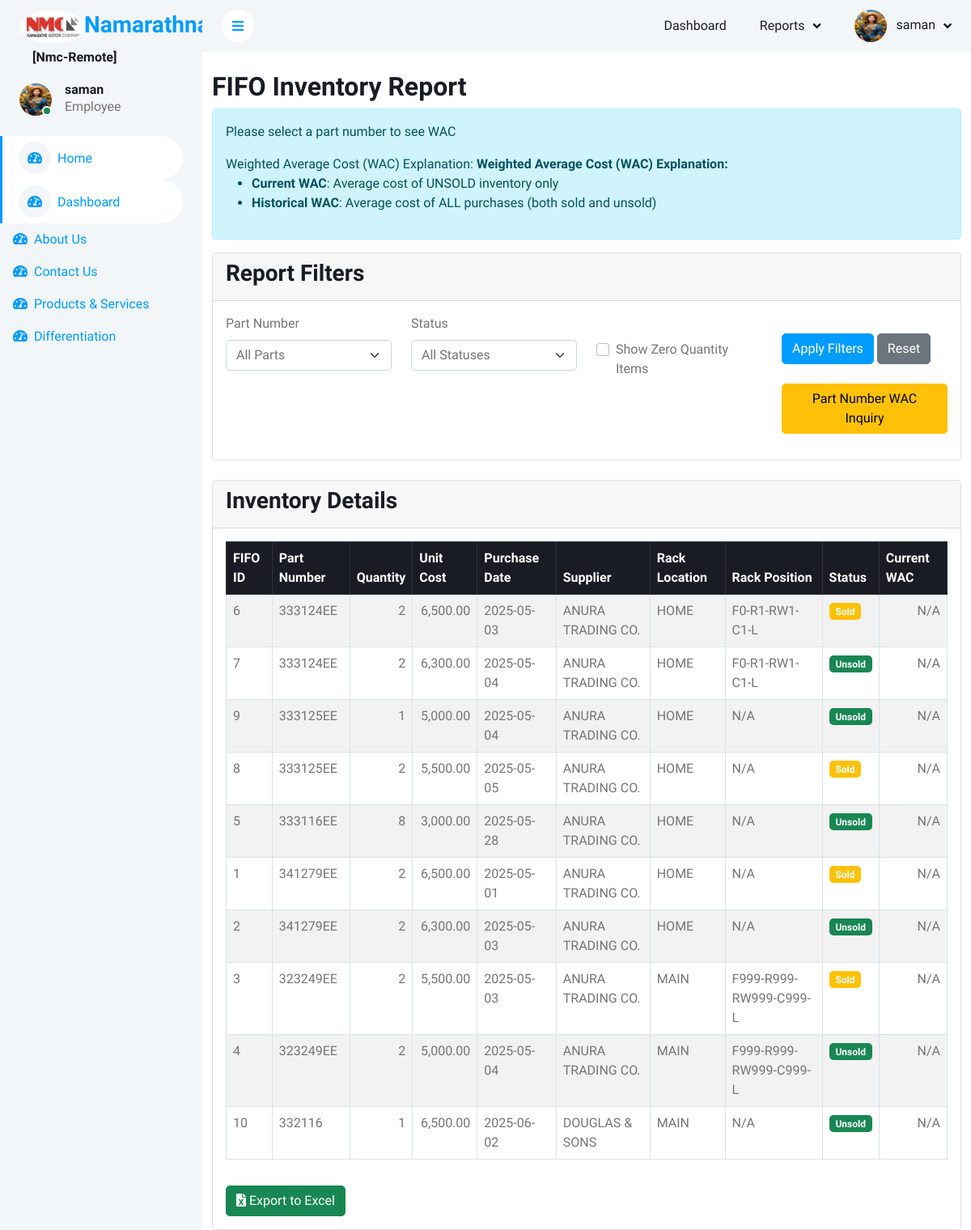
Page /fifo_inventory_report.php (signed in) on the committed database.
### tables this page shows
CREATE TABLE `fifo_queue1` (
  `id` int(11) NOT NULL,
  `item_data` varchar(255) NOT NULL,
  `created_at` timestamp NOT NULL DEFAULT current_timestamp(),
  `is_processed` tinyint(1) DEFAULT 0,
  `position` int(11) DEFAULT 0,
  `part_id` int(11) NOT NULL,
  `supplier_id` int(11) NOT NULL,
  `rack_id` int(11) DEFAULT NULL,
  `quantity` int(11) NOT NULL,
  `cost` decimal(10,2) NOT NULL,
  `purchase_date` datetime NOT NULL
);

CREATE TABLE `stocks` (
  `id` int(11) NOT NULL,
  `location_id` int(11) NOT NULL,
  `part_number` varchar(50) NOT NULL,
  `description` varchar(255) DEFAULT NULL,
  `image` varchar(255) DEFAULT NULL,
  `category_id` int(11) DEFAULT NULL,
  `cost` decimal(10,2) DEFAULT 0.00,
  `selling_price` decimal(10,2) DEFAULT 0.00,
  `stock_quantity` int(11) DEFAULT 0,
  `supplier_id` int(11) DEFAULT NULL,
  `model_id` int(11) DEFAULT NULL,
  `created_at` timestamp NOT NULL DEFAULT current_timestamp(),
  `flag` enum('active','inactive') NOT NULL DEFAULT 'active',
  `brand_id` int(11) DEFAULT NULL,
  `type_id` int(11) NOT NULL DEFAULT 3,
  `pricelistpage` int(11) NOT NULL,
  `oem_number` varchar(25) NOT NULL,
  `fifo_queue_id` int(11) DEFAULT NULL,
  `rack_id` int(11) DEFAULT 5 COMMENT 'Reference to rack location',
  `alert_threshold` int(11) DEFAULT 5 COMMENT 'Minimum quantity before alert is triggered',
  `last_alert_date` datetime DEFAULT NULL COMMENT 'Date when last low stock alert was sent'
);

CREATE TABLE `suppliers` (
  `id` int(11) NOT NULL,
  `supplier_name` varchar(100) NOT NULL,
  `contact_info` varchar(255) DEFAULT NULL,
  `flag` enum('active','inactive') NOT NULL DEFAULT 'active'
);

CREATE TABLE `locations` (
  `id` int(11) NOT NULL,
  `location_name` varchar(100) NOT NULL,
  `address` varchar(255) DEFAULT NULL,
  `city` varchar(100) DEFAULT NULL,
  `state` varchar(100) DEFAULT NULL,
  `country` varchar(100) DEFAULT NULL,
  `flag` enum('active','inactive') NOT NULL DEFAULT 'active',
  `created_at` timestamp NOT NULL DEFAULT current_timestamp(),
  `updated_at` timestamp NOT NULL DEFAULT current_timestamp() ON UPDATE current_timestamp()
);

CREATE TABLE `racks` (
  `id` int(11) NOT NULL,
  `location_id` int(11) DEFAULT NULL,
  `floor` int(11) NOT NULL COMMENT '0, 1, 2 etc.',
  `rack_number` int(11) NOT NULL COMMENT '1, 2 etc.',
  `row_number` int(11) NOT NULL COMMENT '1, 2 etc.',
  `column_number` int(11) NOT NULL COMMENT '1, 2 etc.',
  `side` enum('left','right','middle','top','bottom') NOT NULL,
  `description` varchar(255) DEFAULT NULL,
  `created_at` timestamp NOT NULL DEFAULT current_timestamp(),
  `updated_at` timestamp NOT NULL DEFAULT current_timestamp() ON UPDATE current_timestamp(),
  `location_code` varchar(50) DEFAULT NULL,
  `status` enum('active','inactive') NOT NULL DEFAULT 'active'
);

### fifo_inventory_report.php (the view, shortened to what this page needs)
<?php
include('header.php');
$show_zero_qty = $_GET['show_zero_qty'] ?? 0;
$status_filter = $_GET['status'] ?? 'all';
try {
    $query = "SELECT
                fq.id AS fifo_id,
                fq.part_id,
                s.part_number,
                fq.quantity,
                fq.cost,
                fq.purchase_date,
                fq.is_processed,
                sup.supplier_name,
                fq.supplier_id,
                rr.location_code AS rack_position,
                l.location_name,
                s.location_id,
                s.rack_id
                -- r.location_code
              FROM fifo_queue1 fq
              LEFT JOIN stocks s ON fq.part_id = s.id
              LEFT JOIN suppliers sup ON fq.supplier_id = sup.id
              -- LEFT JOIN racks r ON fq.rack_id = r.id
              LEFT JOIN locations l ON s.location_id = l.id
        LEFT JOIN racks rr ON s.rack_id = rr.id
              WHERE 1=1";
    $params = [];
    if (!$show_zero_qty) {
        $query .= " AND fq.quantity > 0";
    }
    $query .= " ORDER BY fq.part_id, fq.purchase_date ASC";
    $stmt = $conn->prepare($query);
    $stmt->execute($params);
    $inventory = $stmt->fetchAll(PDO::FETCH_ASSOC);
    $averages = [];
} catch (PDOException $e) {
    die("Error generating report: " . $e->getMessage());
}
?>
<div class="container mt-4">
    <h2>FIFO Inventory Report</h2>
    <div class="alert alert-info">
        <p>Please select a part number to see WAC</p>
        Weighted Average Cost (WAC) Explanation:
        <strong>Weighted Average Cost (WAC) Explanation:</strong>
            <ul>
                <li><b>Current WAC</b>: Average cost of UNSOLD inventory only</li>
                <li><b>Historical WAC</b>: Average cost of ALL purchases (both sold and unsold)</li>
            </ul>
    </div>
    <div class="card mb-4">
        <div class="card-header">
            <h3>Report Filters</h3>
        </div>
        <div class="card-body">
            <form method="get" class="row">
                <div class="col-md-3 mb-3">
                    <label class="form-label">Part Number</label>
                    <select name="part_id" class="form-select">
                        <option value="">All Parts</option>
                    </select>
                </div>
                <div class="col-md-3 mb-3">
                    <label class="form-label">Status</label>
                    <select name="status" class="form-select">
                        <option value="all" <?= $status_filter == 'all' ? 'selected' : '' ?>>All Statuses</option>
                    </select>
                </div>
                <div class="col-md-3 mb-3">
                    <div class="form-check mt-4 pt-2">
                        <input class="form-check-input" type="checkbox" name="show_zero_qty" id="show_zero_qty" value="1" <?= $show_zero_qty ? 'checked' : '' ?>>
                        <label class="form-check-label" for="show_zero_qty">
                            Show Zero Quantity Items
                        </label>
                    </div>
                </div>
                <div class="col-md-3 mb-3">
                    <button type="submit" class="btn btn-primary mt-4">Apply Filters</button>
                    <a href="fifo_inventory_report.php" class="btn btn-secondary mt-4">Reset</a>
                    <a href="fifo_part_number_wac_Inquiry.php" class="btn btn-warning mt-4">Part Number WAC Inquiry</a>
                </div>
            </form>
        </div>
    </div>
    <div class="card">
        <div class="card-header">
            <h3>Inventory Details</h3>
        </div>
        <div class="card-body">
            <div class="table-responsive">
                <table class="table table-striped table-bordered">
                    <thead class="table-dark">
                        <tr>
                            <th>FIFO ID</th>
                            <th>Part Number</th>
                            <th>Quantity</th>
                            <th>Unit Cost</th>
                            <th>Purchase Date</th>
                            <th>Supplier</th>
                            <th>Rack Location</th>
                            <th>Rack Position</th>
                            <th>Status</th>
                            <th>Current WAC</th>
                        </tr>
                    </thead>
                    <tbody>
                        <?php if (empty($inventory)): ?>
                            <tr>
                                <td colspan="11" class="text-center">No inventory items found matching your criteria</td>
                            </tr>
                        <?php else: ?>
                            <?php foreach ($inventory as $item): ?>
                                <tr>
                                    <td><?= $item['fifo_id'] ?></td>
                                    <td><?= htmlspecialchars($item['part_number']) ?></td>
                                    <td class="text-end"><?= number_format($item['quantity']) ?></td>
                                    <td class="text-end"><?= number_format($item['cost'], 2) ?></td>
                                    <td><?= date('Y-m-d', strtotime($item['purchase_date'])) ?></td>
                                    <td><?= htmlspecialchars($item['supplier_name'] ?? 'N/A') ?></td>
                                    <td><?= htmlspecialchars($item['location_name'] ?? 'N/A') ?></td>
                                    <td><?= $item['rack_position'] ?? 'N/A' ?></td>
                                    <td>
                                        <span class="badge bg-<?= $item['is_processed'] ? 'warning' : 'success' ?>">
                                            <?= $item['is_processed'] ? 'Sold' : 'Unsold' ?>
                                        </span>
                                    </td>
                                    <td class="text-end"><?= isset($averages['current']['current_wac']) ? number_format($averages['current']['current_wac'], 2) : 'N/A' ?></td>
                                </tr>
                            <?php endforeach; ?>
                        <?php endif; ?>
                    </tbody>
                </table>
            </div>
            <div class="mt-3">
                <a href="export_fifo_report.php?<?= http_build_query($_GET) ?>" class="btn btn-success">
                    <i class="fas fa-file-excel"></i> Export to Excel
                </a>
            </div>
        </div>
    </div>
</div>
<?php include('footer.php'); ?>

### css/style.css (style rules this page uses)
:root { --primary: #009CFF; --light: #F3F6F9; --dark: #191C24; }
.btn { transition: .5s; }
.btn.btn-primary { color: #FFFFFF; }

### rows in the picture
fifo_queue1: id "6", stocks.part_number "333124EE", quantity "2", cost "6,500.00", purchase_date "2025-05-03", supplier.supplier_name "ANURA TRADING CO.", locations.location_name "HOME", racks.location_code "F0-R1-RW1-C1-L", is_processed "Sold"
fifo_queue1: id "7", stocks.part_number "333124EE", quantity "2", cost "6,300.00", purchase_date "2025-05-04", supplier.supplier_name "ANURA TRADING CO.", locations.location_name "HOME", racks.location_code "F0-R1-RW1-C1-L", is_processed "Unsold"
fifo_queue1: id "9", stocks.part_number "333125EE", quantity "1", cost "5,000.00", purchase_date "2025-05-04", supplier.supplier_name "ANURA TRADING CO.", locations.location_name "HOME", rack_position "N/A", is_processed "Unsold"
fifo_queue1: id "8", stocks.part_number "333125EE", quantity "2", cost "5,500.00", purchase_date "2025-05-05", supplier.supplier_name "ANURA TRADING CO.", locations.location_name "HOME", rack_position "N/A", is_processed "Sold"
fifo_queue1: id "5", stocks.part_number "333116EE", quantity "8", cost "3,000.00", purchase_date "2025-05-28", supplier.supplier_name "ANURA TRADING CO.", locations.location_name "HOME", rack_position "N/A", is_processed "Unsold"
fifo_queue1: id "1", stocks.part_number "341279EE", quantity "2", cost "6,500.00", purchase_date "2025-05-01", supplier.supplier_name "ANURA TRADING CO.", locations.location_name "HOME", rack_position "N/A", is_processed "Sold"
fifo_queue1: id "2", stocks.part_number "341279EE", quantity "2", cost "6,300.00", purchase_date "2025-05-03", supplier.supplier_name "ANURA TRADING CO.", locations.location_name "HOME", rack_position "N/A", is_processed "Unsold"
fifo_queue1: id "3", stocks.part_number "323249EE", quantity "2", cost "5,500.00", purchase_date "2025-05-03", supplier.supplier_name "ANURA TRADING CO.", locations.location_name "MAIN", racks.location_code "F999-R999-RW999-C999-L", is_processed "Sold"
fifo_queue1: id "4", stocks.part_number "323249EE", quantity "2", cost "5,000.00", purchase_date "2025-05-04", supplier.supplier_name "ANURA TRADING CO.", locations.location_name "MAIN", racks.location_code "F999-R999-RW999-C999-L", is_processed "Unsold"
fifo_queue1: id "10", stocks.part_number "332116", quantity "1", cost "6,500.00", purchase_date "2025-06-02", supplier.supplier_name "DOUGLAS & SONS", locations.location_name "MAIN", rack_position "N/A", is_processed "Unsold"

### other values in the picture
$prj_id_ "[Nmc-Remote]"
$_SESSION['username'] "saman"
$_SESSION['role_name'] "Employee"
$menu_item['menu_name_'] "Dashboard"
